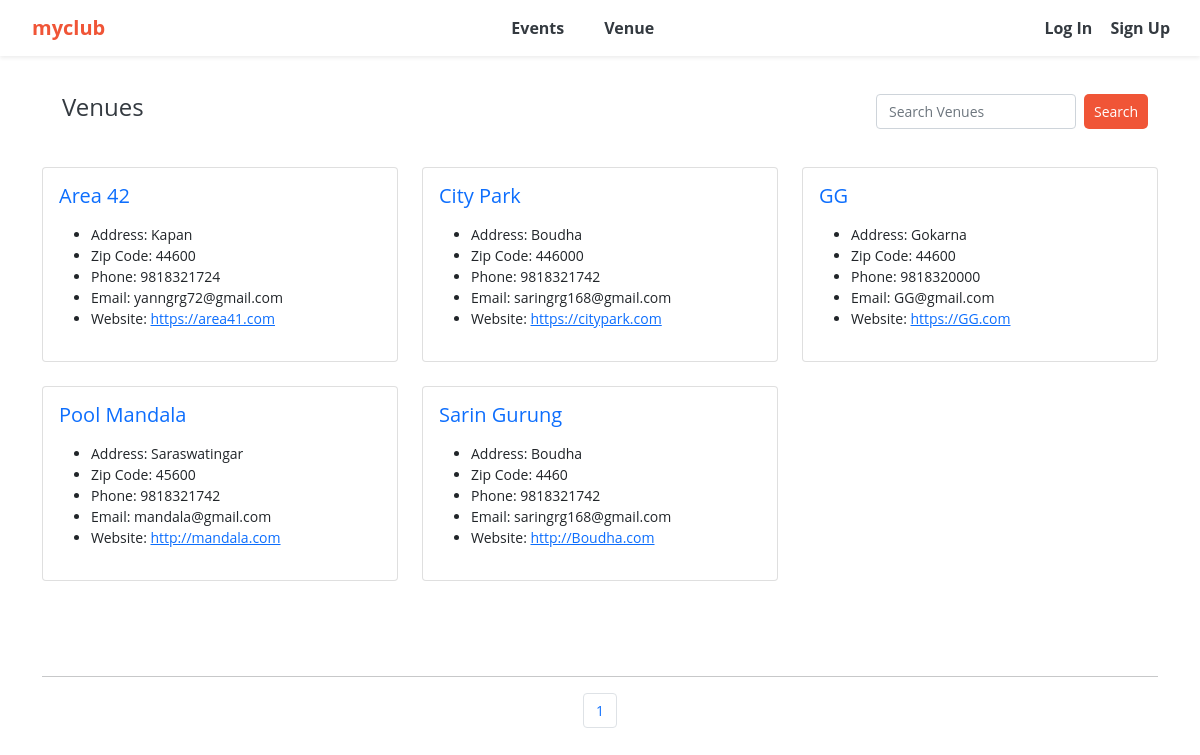
Page /list_venues on the earlier database version.
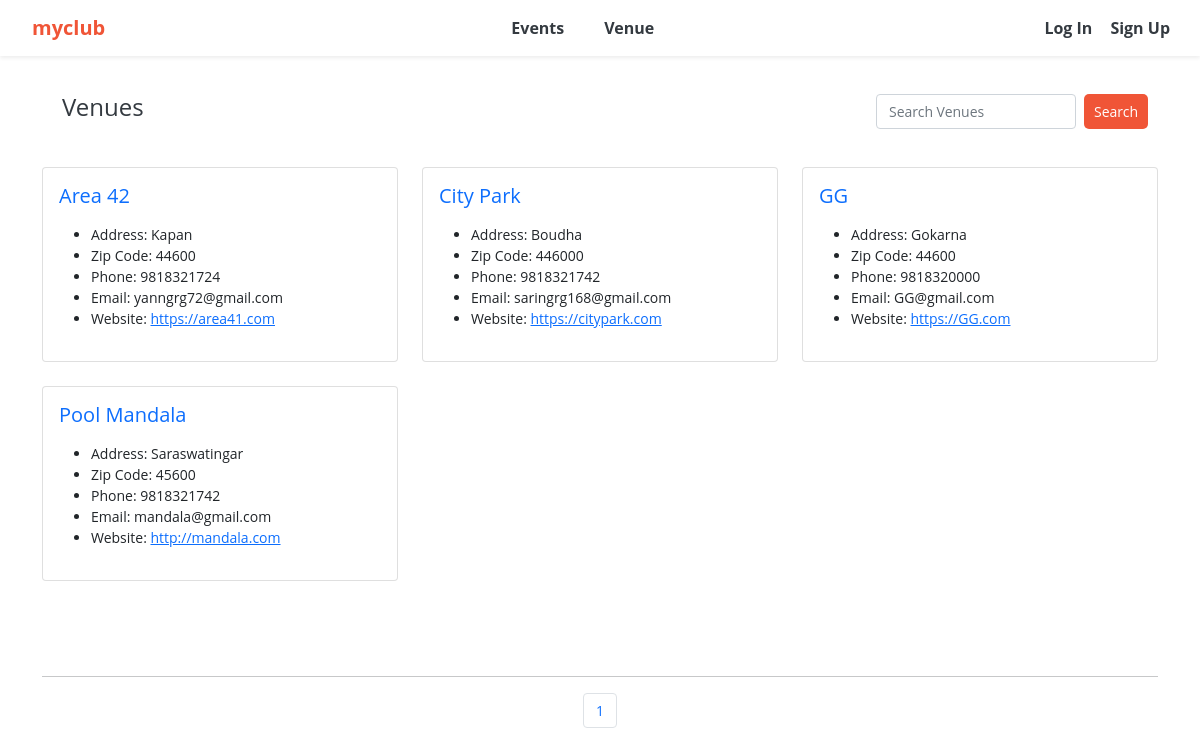
Same page on the later database version.
### events/models.py (models this page shows)
class Venue(models.Model):
	name = models.CharField('Venue Name', max_length=120)
	address = models.CharField(max_length=300)
	zip_code = models.CharField('Zip Code', max_length=15)
	phone = models.CharField('Contact Phone', max_length=25, blank=True)
	web = models.URLField('Website Address', blank=True)
	email_address = models.EmailField('Email Address', blank=True)
	owner = models.IntegerField("Venue Owner", blank=False, default=1)
	venue_image = models.ImageField(null=True, blank=True, upload_to="images/")
	def __str__(self):
		return self.name
	class Meta:
		ordering = ['name']

### events/views.py (the view)
# urls.py: path('list_venues', views.list_venues, name='list-venues'),
def list_venues(request):
	venue_list = Venue.objects.all().order_by('name')
	p = Paginator(Venue.objects.all(), 7)
	page = request.GET.get('page')
	venues = p.get_page(page)
	nums = "a" * venues.paginator.num_pages
	return render(request, 'events/venue.html',
		{'venue_list': venue_list, 'venues': venues, 'nums':nums})

### events/templates/events/venue.html (shortened to what this page needs)
{% extends 'events/base.html' %}
{% block content %}
	<nav class="navbar navbar-expand-lg navbar-light bg-white">
	    <div class="collapse navbar-collapse" id="navbarSupportedContent">
	      <ul class="navbar-nav me-auto mb-2 mb-lg-0">
	        <li class="nav-item">
	          <a class="nav-link" href="{% url 'list-venues' %}"><h4>Venues</h4></a>
	        </li>
	      </ul>
	      <form class="d-flex" method=POST action="{% url 'search-venues' %}">
	        <input class="form-control me-2 small-search-input" type="search" placeholder="Search Venues" aria-label="Search" name="searched">
	        <button class="btn btn-outline-dark btn-light btn-sm btn-custom" type="submit">Search</button>
	      </form>
	  	</div>
	</nav>
	<br>
	<table class="table table-striped table-hover table-bordered">
	<div class="row row-cols-1 row-cols-md-3 g-4">
		{% for venue in venues %}
			<div class="col">
			    <div class="card h-100">
			      <div class="card-body">
			        <h5 class="card-title"><a href="{% url 'show-venue' venue.id %}" style="text-decoration: none;">{{ venue }}</a></h5>
			        <p class="card-text">
			        	<ul>
				            {% if venue.address %}
				              <li>Address: {{ venue.address }}</li>
				            {% endif %}
				            {% if venue.zip_code %}
				              <li>Zip Code: {{ venue.zip_code }}</li>
				            {% endif %}
				            {% if venue.phone %}
				              <li>Phone: {{ venue.phone }}</li>
				            {% endif %}
				            {% if venue.email_address %}
				              <li>Email: {{ venue.email_address }}</li>
				            {% endif %}
				            {% if venue.web %}
				              <li>Website: <a href="{{ venue.web }}">{{ venue.web }}</a></li>
				            {% endif %}
				        </ul>
			        </p>
			      </div>
			    </div>
			  </div>
		{% endfor %}
	</div>
	</table>
	<br><br><br>
	<hr>
	<nav aria-label="Page navigation example">
		<ul class="pagination justify-content-center">
			{% for i in nums %}
				<li class="page-item">
					<a class="page-link" href="?page={{ forloop.counter }}">{{ forloop.counter }}</a>
				</li>
			{% endfor %}
		</ul>
	</nav>
{% endblock %}

Differences in the rows shown:
removed Venue: name "Sarin Gurung", address "Boudha", zip_code "4460", phone "9818321742", email_address "saringrg168@gmail.com", web "http://Boudha.com"
